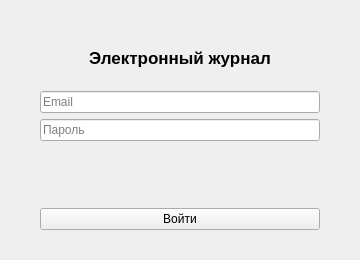
<?xml version="1.0" encoding="UTF-8"?>
<ui version="4.0">
 <class>login</class>
 <widget class="QMainWindow" name="login">
  <property name="geometry"><rect><x>0</x><y>0</y><width>360</width><height>260</height></rect></property>
  <property name="windowTitle"><string>Вход</string></property>
  <widget class="QWidget" name="centralwidget">
   <widget class="QWidget" name="layoutWidget">
    <property name="geometry"><rect><x>40</x><y>30</y><width>280</width><height>200</height></rect></property>
    <layout class="QVBoxLayout">
     <item>
      <widget class="QLabel" name="titleLabel">
       <property name="text"><string>Электронный журнал</string></property>
       <property name="alignment"><set>Qt::AlignCenter</set></property>
       <property name="font"><font><pointsize>13</pointsize><bold>true</bold></font></property>
      </widget>
     </item>
     <item><widget class="QLineEdit" name="emailInput">
      <property name="placeholderText"><string>Email</string></property>
     </widget></item>
     <item><widget class="QLineEdit" name="passwordInput">
      <property name="placeholderText"><string>Пароль</string></property>
      <property name="echoMode"><enum>QLineEdit::Password</enum></property>
     </widget></item>
     <item>
      <widget class="QLabel" name="errorLabel">
       <property name="text"><string></string></property>
       <property name="alignment"><set>Qt::AlignCenter</set></property>
       <property name="styleSheet"><string>color: red;</string></property>
       <property name="wordWrap"><bool>true</bool></property>
      </widget>
     </item>
     <item><widget class="QPushButton" name="loginButton">
      <property name="text"><string>Войти</string></property>
     </widget></item>
    </layout>
   </widget>
  </widget>
 </widget>
 <resources/><connections/>
</ui>
